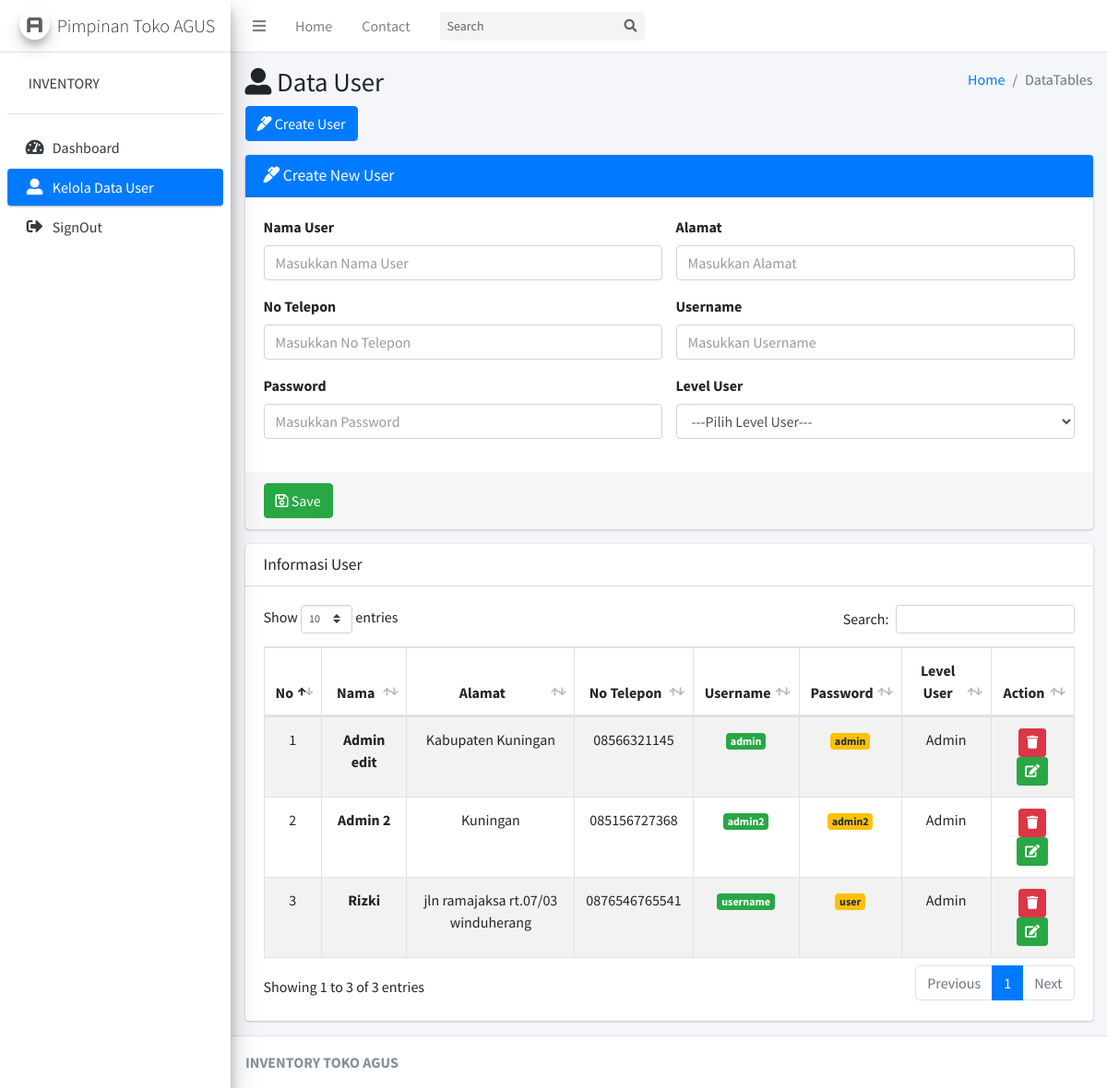
Page /ControllerKelolaUser/user on the earlier database version.
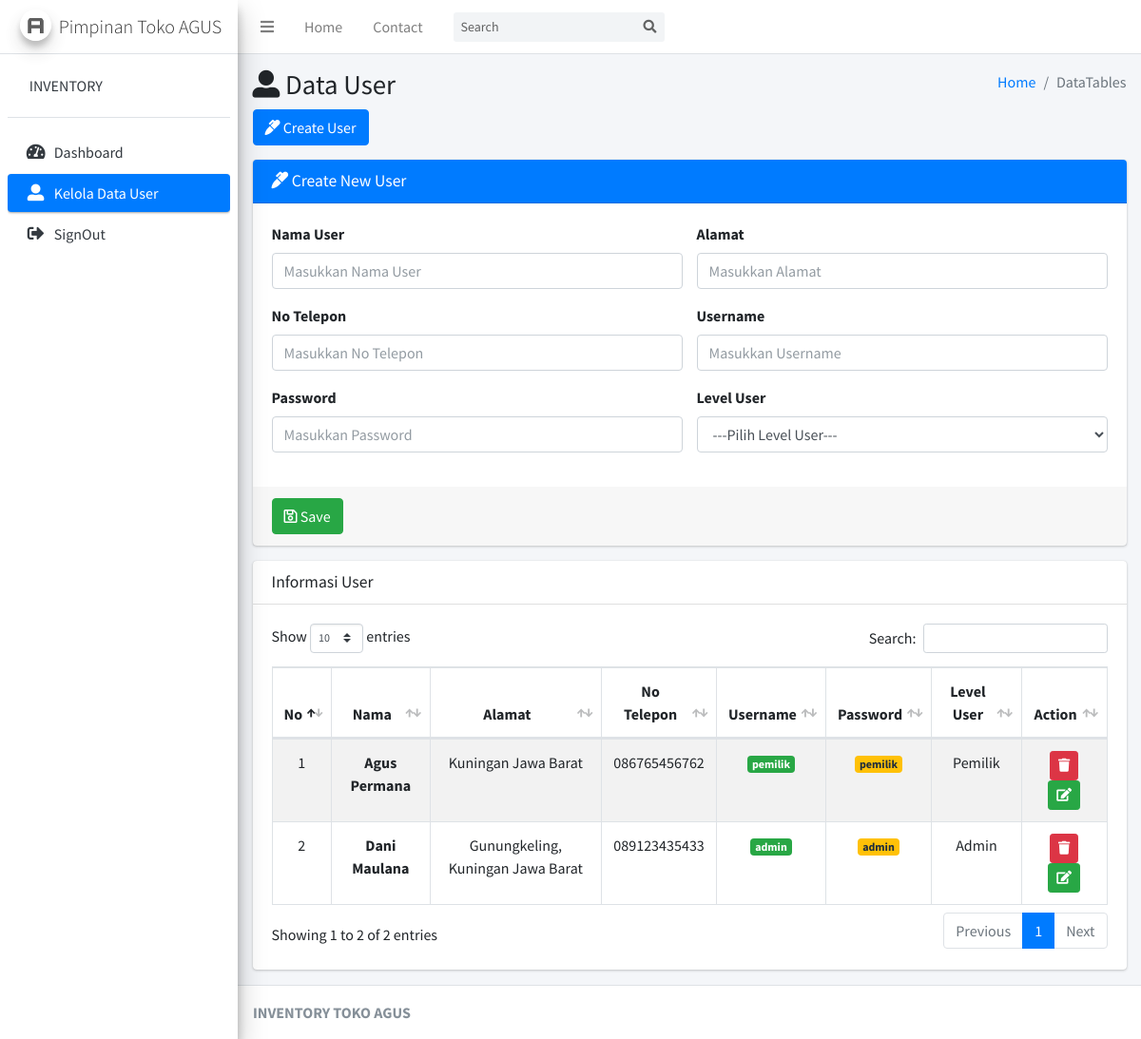
Same page on the later database version.
### tables this page shows
CREATE TABLE `user` (
  `id_user` int(11) NOT NULL,
  `nama_user` varchar(50) NOT NULL,
  `alamat` text NOT NULL,
  `no_hp` varchar(15) NOT NULL,
  `username` varchar(50) NOT NULL,
  `password` varchar(50) NOT NULL,
  `level_user` int(11) NOT NULL
);

### application/controllers/ControllerKelolaUser.php (called while the page is built, shortened)
<?php
class ControllerKelolaUser extends CI_Controller
{
    public function __construct()
    {
        $this->load->model('DataMaster');
    }
    public function user()
    {
        $this->form_validation->set_rules('nama', 'Nama', 'required');
        $this->form_validation->set_rules('alamat', 'Alamat', 'required');
        $this->form_validation->set_rules('no_tlpon', 'No Telepon', 'required|min_length[11]|max_length[13]');
        $this->form_validation->set_rules('username', 'Username', 'required');
        $this->form_validation->set_rules('password', 'Password', 'required');
        $this->form_validation->set_rules('level', 'Level User', 'required');
        if ($this->form_validation->run() == FALSE) {
            $data = array(
                'user' => $this->DataMaster->select_user()
            );
            $this->load->view('Pimpinan/Layout/head');
            $this->load->view('Pimpinan/Layout/navbar');
            $this->load->view('Pimpinan/Layout/aside');
            $this->load->view('Pimpinan/user', $data);
            $this->load->view('Pimpinan/Layout/footer');
        }
    }
}

### index.php (called while the page is built, shortened)
<?php
require_once BASEPATH.'core/CodeIgniter.php';

### application/models/DataMaster.php (called while the page is built, shortened)
<?php
class DataMaster extends CI_Model
{
    public function select_user()
    {
        $this->db->select('*');
        $this->db->from('user');
        return $this->db->get()->result();
    }
}

### application/views/Pimpinan/user.php (the view, shortened to what this page needs)
<div class="content-wrapper">
    <section class="content-header">
        <div class="container-fluid">
            <div class="row mb-2">
                <div class="col-sm-6">
                    <h1><i class="fas fa-user-alt"></i> Data User</h1>
                </div>
                <div class="col-sm-6">
                    <ol class="breadcrumb float-sm-right">
                        <li class="breadcrumb-item"><a href="#">Home</a></li>
                        <li class="breadcrumb-item active">DataTables</li>
                    </ol>
                </div>
            </div>
            <button id="create_user" class="btn btn-primary"><i class="fas fa-marker"></i> Create User</button>
        </div>
    </section>
    <section class="content">
        <div class="container-fluid">
            <div class="row">
                <div class="col-12">
                    <div id="show_input_user" class="card card-primary">
                        <div class="card-header">
                            <h3 class="card-title"><i class="fas fa-marker"></i> Create New User</h3>
                        </div>
                        <form action="<?= base_url('ControllerKelolaUser/user') ?>" method="POST" role="form">
                            <div class="card-body">
                                <div class="row">
                                    <div class="col-sm-6">
                                        <div class="form-group">
                                            <label for="exampleInputEmail1">Nama User</label>
                                            <input type="text" name="nama" class="form-control" value="<?= set_value('nama') ?>" id="exampleInputEmail1" placeholder="Masukkan Nama User">
                                        </div>
                                    </div>
                                    <div class="col-sm-6">
                                        <div class="form-group">
                                            <label for="exampleInputPassword1">Alamat</label>
                                            <input type="text" name="alamat" class="form-control" value="<?= set_value('alamat') ?>" id="exampleInputPassword1" placeholder="Masukkan Alamat">
                                        </div>
                                    </div>
                                </div>
                                <div class="row">
                                    <div class="col-sm-6">
                                        <div class="form-group">
                                            <label for="exampleInputPassword1">No Telepon</label>
                                            <input type="number" name="no_tlpon" class="form-control" value="<?= set_value('no_tlpon') ?>" id="exampleInputPassword1" placeholder="Masukkan No Telepon">
                                        </div>
                                    </div>
                                    <div class="col-sm-6">
                                        <div class="form-group">
                                            <label for="exampleInputPassword1">Username</label>
                                            <input type="text" name="username" class="form-control" value="<?= set_value('username') ?>" id="exampleInputPassword1" placeholder="Masukkan Username">
                                        </div>
                                    </div>
                                </div>
                                <div class="row">
                                    <div class="col-sm-6">
                                        <div class="form-group">
                                            <label for="exampleInputPassword1">Password</label>
                                            <input type="text" name="password" class="form-control" value="<?= set_value('password') ?>" id="exampleInputPassword1" placeholder="Masukkan Password">
                                        </div>
                                    </div>
                                    <div class="col-sm-6">
                                        <div class="form-group">
                                            <label>Level User</label>
                                            <select name="level" class="form-control">
                                                <option value="">---Pilih Level User---</option>
                                            </select>
                                        </div>
                                    </div>
                                </div>
                            </div>
                            <div class="card-footer">
                                <button type="submit" class="btn btn-success"><i class="far fa-save"></i> Save</button>
                            </div>
                        </form>
                    </div>
                </div>
                <div class="col-12">
                    <div class="card">
                        <div class="card-header">
                            <h3 class="card-title">Informasi User</h3>
                        </div>
                        <div class="card-body">
                            <table id="example1" class="table table-bordered table-striped">
                                <thead>
                                    <tr>
                                        <th class="text-center">No</th>
                                        <th class="text-center">Nama</th>
                                        <th class="text-center">Alamat</th>
                                        <th class="text-center">No Telepon</th>
                                        <th class="text-center">Username</th>
                                        <th class="text-center">Password</th>
                                        <th class="text-center">Level User</th>
                                        <th class="text-center">Action</th>
                                    </tr>
                                </thead>
                                <tbody>
                                    <?php
                                    $no = 1;
                                    foreach ($user as $key => $value) {
                                    ?>
                                        <tr>
                                            <td class="text-center"><?= $no++ ?></td>
                                            <th class="text-center"><?= $value->nama_user ?></th>
                                            <td class="text-center"><?= $value->alamat ?></td>
                                            <td class="text-center"><?= $value->no_hp ?></td>
                                            <td class="text-center"><span class="badge bg-success"><?= $value->username ?></span></td>
                                            <td class="text-center"><span class="badge bg-warning"><?= $value->password ?></span></td>
                                            <td class="text-center"><?php if ($value->level_user == '1') {
                                                                        echo 'Admin';
                                                                    } else {
                                                                        echo 'Pemilik';
                                                                    } ?></td>
                                            <td class="text-center">
                                                <a href="<?= base_url('ControllerKelolaUser/hapus_user/' . $value->id_user) ?>" class="btn btn-danger btn-sm"><i class="fa fa-trash"></i></a>
                                                <a href="<?= base_url('ControllerKelolaUser/update_user/' . $value->id_user) ?>" class="btn btn-success btn-sm"><i class="fa fa-edit"></i></a>
                                            </td>
                                        </tr>
                                    <?php
                                    }
                                    ?>
                                </tbody>
                            </table>
                        </div>
                    </div>
                </div>
            </div>
        </div>
    </section>
</div>

### application/views/Pimpinan/Layout/head.php (shortened to what this page needs)
<!DOCTYPE html>
<html>
<head>
    <link rel="stylesheet" href="<?= base_url('asset/AdminLTE/') ?>plugins/fontawesome-free/css/all.min.css">
    <link rel="stylesheet" href="https://code.ionicframework.com/ionicons/2.0.1/css/ionicons.min.css">
    <link rel="stylesheet" href="<?= base_url('asset/AdminLTE/') ?>plugins/tempusdominus-bootstrap-4/css/tempusdominus-bootstrap-4.min.css">
    <link rel="stylesheet" href="<?= base_url('asset/AdminLTE/') ?>plugins/icheck-bootstrap/icheck-bootstrap.min.css">
    <link rel="stylesheet" href="<?= base_url('asset/AdminLTE/') ?>plugins/jqvmap/jqvmap.min.css">
    <link rel="stylesheet" href="<?= base_url('asset/AdminLTE/') ?>dist/css/adminlte.min.css">
    <link rel="stylesheet" href="<?= base_url('asset/AdminLTE/') ?>plugins/overlayScrollbars/css/OverlayScrollbars.min.css">
    <link rel="stylesheet" href="<?= base_url('asset/AdminLTE/') ?>plugins/daterangepicker/daterangepicker.css">
    <link rel="stylesheet" href="<?= base_url('asset/AdminLTE/') ?>plugins/summernote/summernote-bs4.css">
    <link rel="stylesheet" href="<?= base_url('asset/AdminLTE/') ?>plugins/datatables-bs4/css/dataTables.bootstrap4.min.css">
    <link rel="stylesheet" href="<?= base_url('asset/AdminLTE/') ?>plugins/datatables-responsive/css/responsive.bootstrap4.min.css">
    <link rel="stylesheet" href="<?= base_url('asset/AdminLTE/') ?>plugins/daterangepicker/daterangepicker.css">
</head>

### application/views/Pimpinan/Layout/navbar.php
<body class="hold-transition sidebar-mini layout-fixed">
    <div class="wrapper">
        <nav class="main-header navbar navbar-expand navbar-white navbar-light">
            <ul class="navbar-nav">
                <li class="nav-item">
                    <a class="nav-link" data-widget="pushmenu" href="#" role="button"><i class="fas fa-bars"></i></a>
                </li>
                <li class="nav-item d-none d-sm-inline-block">
                    <a href="index3.html" class="nav-link">Home</a>
                </li>
                <li class="nav-item d-none d-sm-inline-block">
                    <a href="#" class="nav-link">Contact</a>
                </li>
            </ul>
            <form class="form-inline ml-3">
                <div class="input-group input-group-sm">
                    <input class="form-control form-control-navbar" type="search" placeholder="Search" aria-label="Search">
                    <div class="input-group-append">
                        <button class="btn btn-navbar" type="submit">
                            <i class="fas fa-search"></i>
                        </button>
                    </div>
                </div>
            </form>
        </nav>

### application/views/Pimpinan/Layout/aside.php
<aside class="main-sidebar sidebar-light-primary elevation-4">
    <a href="index3.html" class="brand-link">
        <img src="<?= base_url('asset/AdminLTE/') ?>dist/img/AdminLTELogo.png" alt="AdminLTE Logo" class="brand-image img-circle elevation-3" style="opacity: .8">
        <span class="brand-text font-weight-light">Pimpinan Toko AGUS</span>
    </a>
    <div class="sidebar">
        <div class="user-panel mt-3 pb-3 mb-3 d-flex">
            <div class="image">
            </div>
            <div class="info">
                <a href="#" class="d-block">INVENTORY</a>
            </div>
        </div>
        <nav class="mt-2">
            <ul class="nav nav-pills nav-sidebar flex-column" data-widget="treeview" role="menu" data-accordion="false">
                <li class="nav-item">
                    <a href="<?= base_url('ControllerPimpinan') ?>" class="nav-link   <?php if ($this->uri->segment(1) == 'ControllerPimpinan') {
                                                                                            echo 'active';
                                                                                        }  ?>">
                        <i class="nav-icon fas fa-tachometer-alt"></i>
                        <p>Dashboard</p>
                    </a>
                </li>
                <li class="nav-item">
                    <a href="<?= base_url('ControllerKelolaUser/user') ?>" class="nav-link   <?php if ($this->uri->segment(1) == 'ControllerKelolaUser' && $this->uri->segment(2) == 'user') {
                                                                                                    echo 'active';
                                                                                                }  ?>">
                        <i class="nav-icon fas fa-user-alt"></i>
                        <p>Kelola Data User</p>
                    </a>
                </li>
                <li class="nav-item">
                    <a href="<?= base_url('ControllerLogin/logout') ?>" class="nav-link">
                        <i class="nav-icon fas fa-sign-out-alt"></i>
                        <p>SignOut</p>
                    </a>
                </li>
            </ul>
        </nav>
    </div>
</aside>

### application/views/Pimpinan/Layout/footer.php (shortened to what this page needs)
<footer class="main-footer">
    <strong>INVENTORY TOKO AGUS</strong>
</footer>
</div>
</body>
</html>

Differences in the rows shown:
removed user: nama_user "Admin edit", alamat "Kabupaten Kuningan", no_hp "08566321145", username "admin", password "admin", level_user "Admin"
removed user: nama_user "Admin 2", alamat "Kuningan", no_hp "085156727368", username "admin2", password "admin2", level_user "Admin"
removed user: nama_user "Rizki", alamat "jln ramajaksa rt.07/03 winduherang", no_hp "0876546765541", username "username", password "user", level_user "Admin"
added user: nama_user "Agus Permana", alamat "Kuningan Jawa Barat", no_hp "086765456762", username "pemilik", password "pemilik", level_user "Pemilik"
added user: nama_user "Dani Maulana", alamat "Gunungkeling, Kuningan Jawa Barat", no_hp "089123435433", username "admin", password "admin", level_user "Admin"
Other differences:
text written by a page script: "Show entries Search: Showing 1 to 3 of 3 entries Previous 1 Next" → "Show entries Search: Showing 1 to 2 of 2 entries Previous 1 Next"
